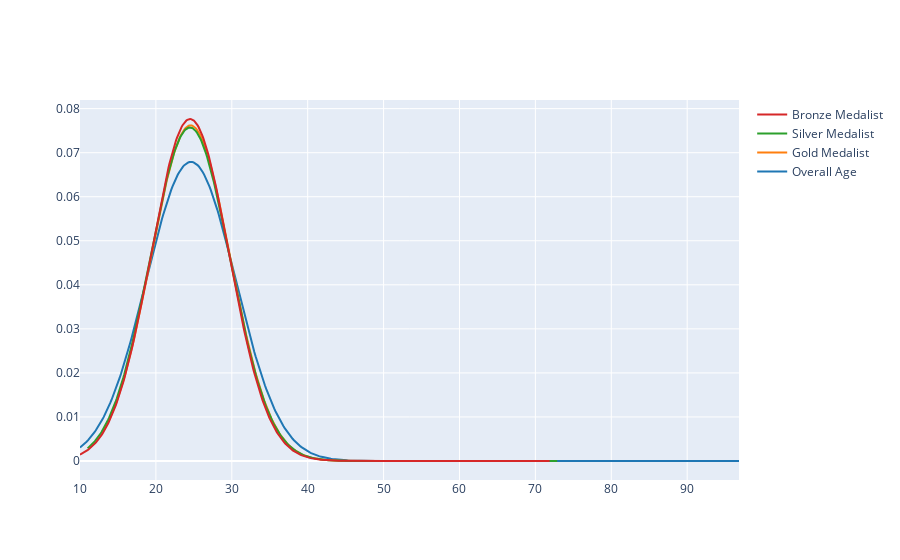

Notebook code for this chart:
### Markdown cell above
## Athlete Wise Analysis

### Code cell
# Distrubution plot 
import plotly.figure_factory as ff
import scipy
athlete_df = df.drop_duplicates(subset=['Name', 'region'])
x1 = athlete_df['Age'].dropna()
x2 = athlete_df[athlete_df['Medal']=='Gold']['Age'].dropna()
x3 = athlete_df[athlete_df['Medal']=='Silver']['Age'].dropna()
x4 = athlete_df[athlete_df['Medal']=='Bronze']['Age'].dropna()


fig = ff.create_distplot([x1,x2,x3,x4], ['Overall Age','Gold Medalist','Silver Medalist','Bronze Medalist'], show_hist=False, show_rug=False, curve_type='normal')

fig.show()

### Figure 1 — Plotly figure (JSON) as saved in the notebook; plotly's stock layout.template omitted (floating-point values rounded to 4 significant figures; data arrays with more than 128 entries replaced by an {"elided": "..."} marker saying what was removed)
{"data": [{"legendgroup": "Overall Age", "marker": {"color": "rgb(31, 119, 180)"}, "mode": "lines", "name": "Overall Age", "showlegend": true, "type": "scatter", "x": {"elided": "500 float values"}, "xaxis": "x", "y": {"elided": "500 float values"}, "yaxis": "y"}, {"legendgroup": "Gold Medalist", "marker": {"color": "rgb(255, 127, 14)"}, "mode": "lines", "name": "Gold Medalist", "showlegend": true, "type": "scatter", "x": {"elided": "500 float values"}, "xaxis": "x", "y": {"elided": "500 float values"}, "yaxis": "y"}, {"legendgroup": "Silver Medalist", "marker": {"color": "rgb(44, 160, 44)"}, "mode": "lines", "name": "Silver Medalist", "showlegend": true, "type": "scatter", "x": {"elided": "500 float values"}, "xaxis": "x", "y": {"elided": "500 float values"}, "yaxis": "y"}, {"legendgroup": "Bronze Medalist", "marker": {"color": "rgb(214, 39, 40)"}, "mode": "lines", "name": "Bronze Medalist", "showlegend": true, "type": "scatter", "x": {"elided": "500 float values"}, "xaxis": "x", "y": {"elided": "500 float values"}, "yaxis": "y"}], "layout": {"barmode": "overlay", "hovermode": "closest", "legend": {"traceorder": "reversed"}, "xaxis": {"anchor": "y2", "domain": [0, 1], "zeroline": false}, "yaxis": {"anchor": "free", "domain": [0, 1], "position": 0}}}
